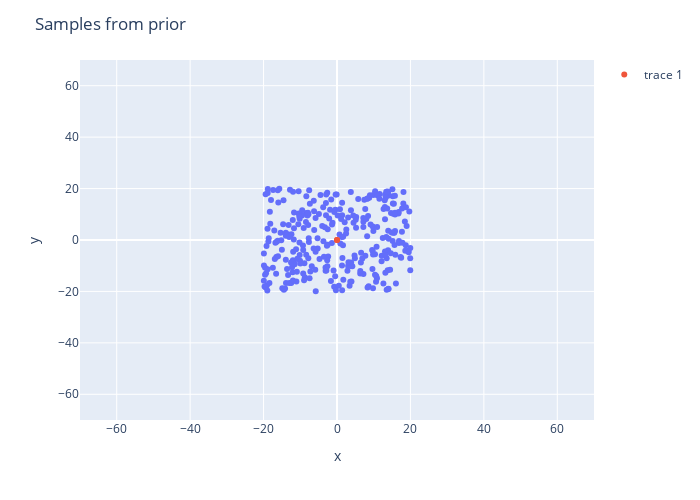
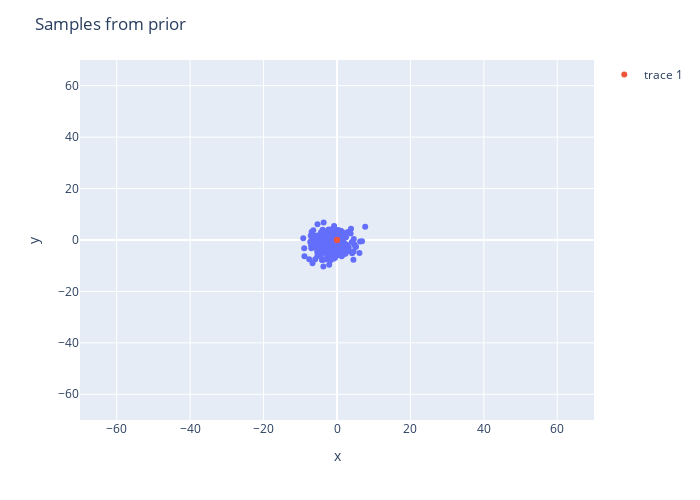
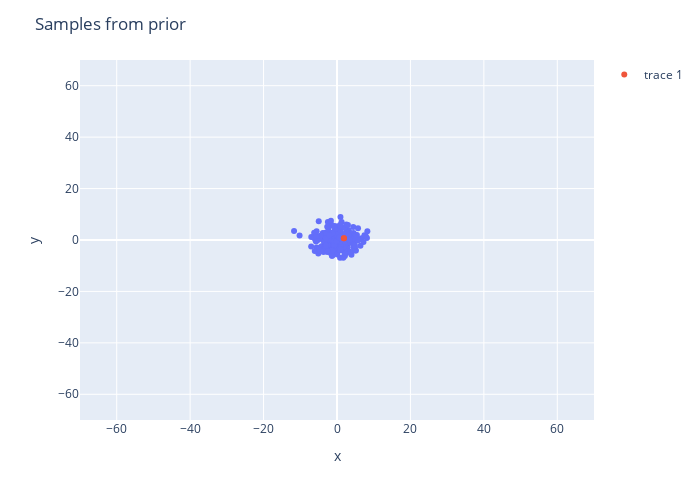
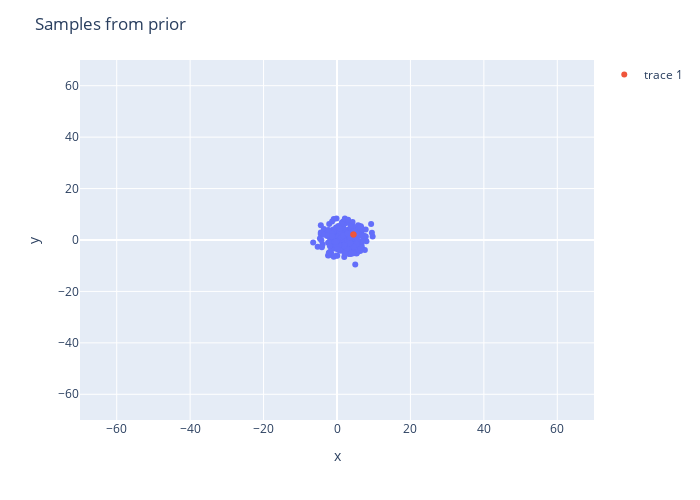

Source (notebook cell) for these figures, in order:
### Code cell
N, x_range, y_range, particles, weights = reset()

#Main of the Particle Filter

#Function to show real Location for each plot
x=0#Starting Coordinates
y=0
dist=0
angle=90
def update_data(x, y, dist, angle, i):
    if i == 4:
        angle_std=1
    x = x + (dist * math.cos((angle * math.pi) / 180))
    y = y + (dist * math.sin((angle * math.pi) / 180))
    return x, y, dist, angle

#Plot intial particles
fig = px.scatter(x=particles[:,0], y=particles[:,1])#size=weights changes size of points
fig.update_layout(width = 700, height = 500, xaxis_range=[-70,70], yaxis_range=[-70,70], title = "Samples from prior")
#Plot Real Location
fig.add_trace(go.Scatter(x=[x, x],y=[y, y],mode = 'markers'))
fig.show()
    

    
#The main iterative process for particle filter
counter = 0
def start(row):
    #If Step detected at this time point, then apply movement
    if row["Time Elapsed"] >= intercepts[counter]:
        particles = apply_movement(particles, 0.85, move[1])
    
for i, move in enumerate(moves):
    
    particles = apply_movement(particles, move[0], move[1])
    weights = calculate_weights(particles, [x, y])
    particles = resample(particles, weights, 300)
    x, y, dist, angle = update_data(x, y, move[0], move[1], i)
    #time.sleep(3)
    
    #Plot particles
    fig = px.scatter(x=particles[:,0], y=particles[:,1])#size=weights changes size of points
    fig.update_layout(width = 700, height = 500, xaxis_range=[-70,70], yaxis_range=[-70,70], title = "Samples from prior")
    #Plot Real Location
    fig.add_trace(go.Scatter(x=[x, x],y=[y, y],mode = 'markers'))
    fig.show()
    
angle_std=10

### Figure 1 — Plotly figure (JSON) as saved in the notebook; plotly's stock layout.template omitted (floating-point values rounded to 4 significant figures; data arrays with more than 128 entries replaced by an {"elided": "..."} marker saying what was removed)
{"data": [{"hovertemplate": "x=%{x}<br>y=%{y}<extra></extra>", "legendgroup": "", "marker": {"color": "#636efa", "symbol": "circle"}, "mode": "markers", "name": "", "orientation": "v", "showlegend": false, "type": "scatter", "x": {"elided": "300 float values"}, "xaxis": "x", "y": {"elided": "300 float values"}, "yaxis": "y"}, {"mode": "markers", "type": "scatter", "x": [0, 0], "y": [0, 0]}], "layout": {"height": 500, "legend": {"tracegroupgap": 0}, "margin": {"t": 60}, "title": {"text": "Samples from prior"}, "width": 700, "xaxis": {"anchor": "y", "domain": [0, 1], "range": [-70, 70], "title": {"text": "x"}}, "yaxis": {"anchor": "x", "domain": [0, 1], "range": [-70, 70], "title": {"text": "y"}}}}

### Figure 2 — Plotly figure (JSON) as saved in the notebook; plotly's stock layout.template omitted (floating-point values rounded to 4 significant figures; data arrays with more than 128 entries replaced by an {"elided": "..."} marker saying what was removed)
{"data": [{"hovertemplate": "x=%{x}<br>y=%{y}<extra></extra>", "legendgroup": "", "marker": {"color": "#636efa", "symbol": "circle"}, "mode": "markers", "name": "", "orientation": "v", "showlegend": false, "type": "scatter", "x": {"elided": "300 float values"}, "xaxis": "x", "y": {"elided": "300 float values"}, "yaxis": "y"}, {"mode": "markers", "type": "scatter", "x": [0, 0], "y": [0, 0]}], "layout": {"height": 500, "legend": {"tracegroupgap": 0}, "margin": {"t": 60}, "title": {"text": "Samples from prior"}, "width": 700, "xaxis": {"anchor": "y", "domain": [0, 1], "range": [-70, 70], "title": {"text": "x"}}, "yaxis": {"anchor": "x", "domain": [0, 1], "range": [-70, 70], "title": {"text": "y"}}}}

### Figure 3 — Plotly figure (JSON) as saved in the notebook; plotly's stock layout.template omitted (floating-point values rounded to 4 significant figures; data arrays with more than 128 entries replaced by an {"elided": "..."} marker saying what was removed)
{"data": [{"hovertemplate": "x=%{x}<br>y=%{y}<extra></extra>", "legendgroup": "", "marker": {"color": "#636efa", "symbol": "circle"}, "mode": "markers", "name": "", "orientation": "v", "showlegend": false, "type": "scatter", "x": {"elided": "300 float values"}, "xaxis": "x", "y": {"elided": "300 float values"}, "yaxis": "y"}, {"mode": "markers", "type": "scatter", "x": [1.879, 1.879], "y": [0.684, 0.684]}], "layout": {"height": 500, "legend": {"tracegroupgap": 0}, "margin": {"t": 60}, "title": {"text": "Samples from prior"}, "width": 700, "xaxis": {"anchor": "y", "domain": [0, 1], "range": [-70, 70], "title": {"text": "x"}}, "yaxis": {"anchor": "x", "domain": [0, 1], "range": [-70, 70], "title": {"text": "y"}}}}

### Figure 4 — Plotly figure (JSON) as saved in the notebook; plotly's stock layout.template omitted (floating-point values rounded to 4 significant figures; data arrays with more than 128 entries replaced by an {"elided": "..."} marker saying what was removed)
{"data": [{"hovertemplate": "x=%{x}<br>y=%{y}<extra></extra>", "legendgroup": "", "marker": {"color": "#636efa", "symbol": "circle"}, "mode": "markers", "name": "", "orientation": "v", "showlegend": false, "type": "scatter", "x": {"elided": "300 float values"}, "xaxis": "x", "y": {"elided": "300 float values"}, "yaxis": "y"}, {"mode": "markers", "type": "scatter", "x": [4.477, 4.477], "y": [2.184, 2.184]}], "layout": {"height": 500, "legend": {"tracegroupgap": 0}, "margin": {"t": 60}, "title": {"text": "Samples from prior"}, "width": 700, "xaxis": {"anchor": "y", "domain": [0, 1], "range": [-70, 70], "title": {"text": "x"}}, "yaxis": {"anchor": "x", "domain": [0, 1], "range": [-70, 70], "title": {"text": "y"}}}}
